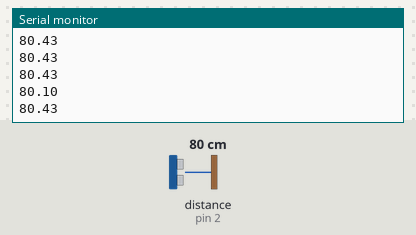
Bench run of a sketch on a simulated Arduino Uno, built with avr-gcc and run on an emulated ATmega328P. Parts: the last lines printed to the serial monitor. Wiring (inferred from the names in the program): ultrasonic range finder: trigger pin 3; echo pin 2. The inputs (shaded band) are chosen by the test bench; at power-on: distance to the obstacle (sensor on pin 2) 80 cm. The echo pulse lasts 58.3 µs per cm.

Above: at 1.2 s.
1.3 s: distance to the obstacle (sensor on pin 2) set to 2 cm
At 1.42 s:
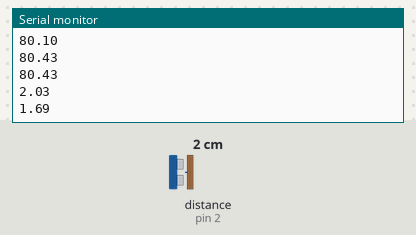
2.8 s: distance to the obstacle (sensor on pin 2) set to 4 cm
At 2.84 s:
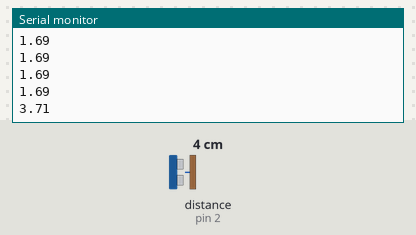
Timing chart, 0 to 5.8 s (numbered marks = the images above; inputs shaded):
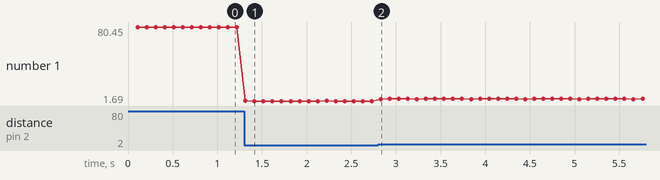

The sketch:

ultrasound.ino
```cpp
#define TRIGGER 3
#define ECHO 2
unsigned long timeBegin = millis();
unsigned long ultrasonicTriggerDelay = 100;

void triggerUltraSound() {
  digitalWrite(TRIGGER, LOW);
  delayMicroseconds(2);
  digitalWrite(TRIGGER, HIGH);
  delayMicroseconds(10);
  digitalWrite(TRIGGER, LOW);

}
double getDistance() {
  double time = pulseIn(ECHO,HIGH);
  double distance = time/58.0;
  return distance;
}

void setup() {
  // put your setup code here, to run once:
  Serial.begin(115200);
  pinMode(TRIGGER, OUTPUT);
  pinMode(ECHO, INPUT);

}

void loop() {
   unsigned long timeNow = millis();
  // put your main code here, to run repeatedly:
  if(timeNow - timeBegin > ultrasonicTriggerDelay) {
      timeBegin = timeNow;
      triggerUltraSound();
      Serial.println(getDistance());
  }

}
```

Measured:
- after the input at 1.3 s, the serial monitor: prints a new line at once (image 1)
- after the input at 2.8 s, the serial monitor: prints a new line at once (image 2)
- plotted number 1: 80.43 → 1.69 after the input at 1.3 s, 1.69 → 4.05 after the input at 2.8 s
